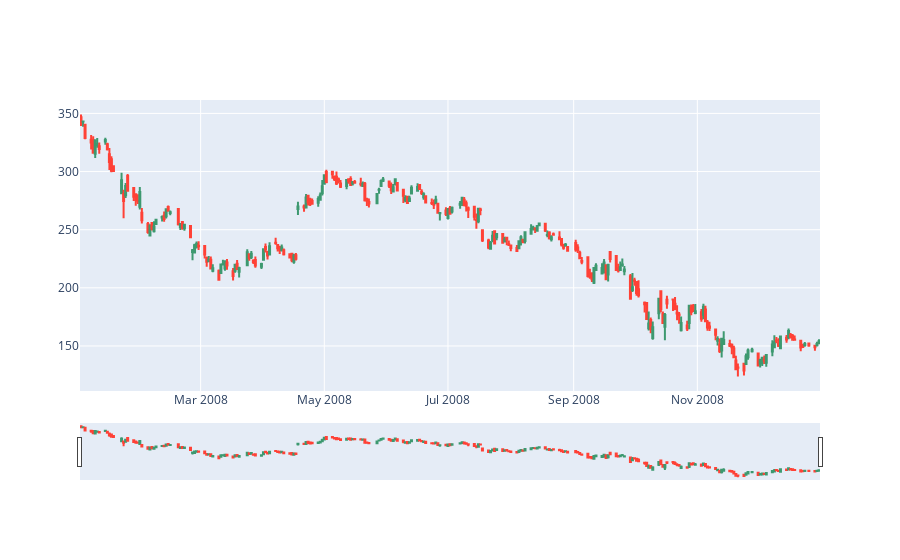

Write notebook code for a chart like this one.
### Code cell
trace = go.Candlestick(x=google['2008'].index,
                open=google['2008'].Open,
                high=google['2008'].High,
                low=google['2008'].Low,
                close=google['2008'].Close)
data = [trace]
iplot(data, filename='simple_candlestick')

### Figure 1 — Plotly figure (JSON) as saved in the notebook; plotly's stock layout.template omitted (floating-point values rounded to 4 significant figures; data arrays with more than 128 entries replaced by an {"elided": "..."} marker saying what was removed)
{"data": [{"close": {"elided": "253 float values"}, "high": {"elided": "253 float values"}, "low": {"elided": "253 float values"}, "open": {"elided": "253 float values"}, "type": "candlestick", "x": {"elided": "253 str values"}}], "layout": {}}
